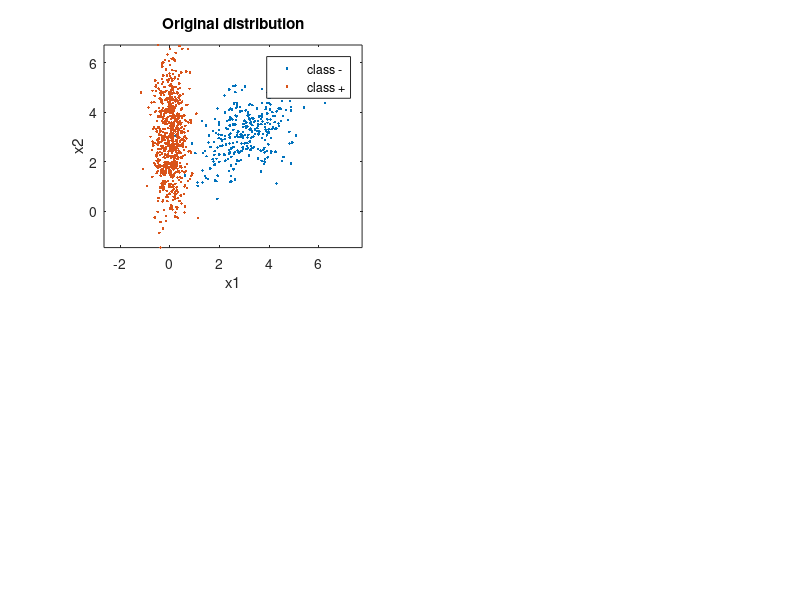

This chart was generated by the following MATLAB code: (Note: this script raises an error after producing the figure.)
clear all; close all; clc
% Gaussian Mixture Model Parameters
% Means:
mu(:,1) = [3, 3]; % Q-
mu(:,2) = [0, 3]; %  Q+

% Covariances:
Sigma(:,:,1) = [1 .4; .4 1]; % Q-
Sigma(:,:,2) = [0.1 0; 0 2]; % Q+

% Priors:
classPriors = [0.3 0.7]; % True Priors
classPriors1 = [0.3 0.7];
assert(max(cumsum(classPriors)) == 1, 'Priors do not equal 1');
thr = [0,cumsum(classPriors1)];

N = 999; % Number of Samples to take
% Generate samples from each class
figure(1),clf, colorList = 'rbg';
subplot(2,2,1);
u = rand(1,N);
for l = 1:2
    indices = find(thr(l)<=u & u<thr(l+1)); % fixed using classPriors1 adding a small term to last prior if u happens to be precisely 1, that sample will get omitted - needs to be fixed
    L(1,indices) = l*ones(1,length(indices));
    x(:,indices) = mvnrnd(mu(:,l),Sigma(:,:,l),length(indices))';
    plot(x(1,indices),x(2,indices),'.','MarkerFaceColor',colorList(l)); axis equal, hold on,
    axis('equal');   
end
legend('class -', 'class +');
title('Original distribution');
xlabel('x1'), ylabel('x2');
assert(isempty(find(L==0, 1)),'some values unclassified');
x(3,:) = L;
disp("Number Samples N = " + N);
disp("Class1: " + num2str(length(find(L==1))));
disp("Class2: " + num2str(length(find(L==2))));

mu1hat = mean(x(find(L==1))); S1hat = cov(x(find(L==1)));
mu2hat = mean(x(find(L==1))); S2hat = cov(x(find(L==1)));

% Sb = (mu1hat-mu2hat)*(mu1hat-mu2hat)';
% Sw = S1hat + S2hat;
Sb = (mu(:,1)-mu(:,2))*(mu(:,1)-mu(:,2))';
Sw = Sigma(:,:,1) + Sigma(:,:,2);

[V,D] = eig(inv(Sw)*Sb);
[~,ind] = sort(diag(D),'descend');
wLDA = V(:,ind(1)); % Fisher LDA projection vector

disp(wLDA)
yLDA = wLDA'*x(1:2,:); % All data projected on to the line spanned by wLDA
wLDA = sign(mean(yLDA(find(L==2)))-mean(yLDA(find(L==1))))*wLDA; % ensures class1 falls on the + side of the axis
yLDA = sign(mean(yLDA(find(L==2)))-mean(yLDA(find(L==1))))*yLDA; % flip yLDA accordingly
disp(wLDA)
% figure(2), clf,
% subplot(2,2,2);
% plot(yLDA(find(L==1)),zeros(1,length(find(L==1))),'o'), hold on,
% plot(yLDA(find(L==2)),zeros(1,length(find(L==2))),'+'), axis equal,
% legend('Class -','Class +'), 
% title('LDA projection of data and their true labels'),
% xlabel('x_1'), ylabel('x_2'), 
tau = 0;
decisionLDA = (yLDA >= -classPriors(1)/classPriors(2)); %classPriors(2)/classPriors(1)
decisionLDA = decisionLDA+1;

%Note: wLDA is w and classPriors(1)/classPriors(2) is b

ind00LDA = find(L==1 & decisionLDA==1);
ind01LDA = find(L==1 & decisionLDA==2);
ind10LDA = find(L==2 & decisionLDA==1);
ind11LDA = find(L==2 & decisionLDA==2);

disp((length(ind01LDA)+length(ind10LDA))/N);
% figure(3), clf,
% plot(yLDA(ind00),zeros(1,length(yLDA(ind00))),'og'), hold on,
% plot(yLDA(ind01),zeros(1,length(yLDA(ind01))),'or');
% plot(yLDA(ind11),zeros(1,length(yLDA(ind11))),'+g');
% plot(yLDA(ind10),zeros(1,length(yLDA(ind10))),'+r');
% legend('class - correct', 'class 0- incorrect', 'class + correct', 'class + incorrect')
% figure(4), clf,
subplot(2,2,2);
plot(x(1,ind00LDA),x(2,ind00LDA),'og'), hold on,
plot(x(1,ind11LDA),x(2,ind11LDA),'+g');
plot(x(1,ind01LDA),x(2,ind01LDA),'or');
plot(x(1,ind10LDA),x(2,ind10LDA),'+r');
title('Fisher LDA');
xlabel('x1'),ylabel('x2');
%hleg = legend('class - correct', 'class + correct', 'class - incorrect', 'class + incorrect');
%set(hleg,'fontsize',14)


%MAP 

lambda = [0 1;1 0]; % loss values
gamma = (lambda(2,1)-lambda(1,1))/(lambda(1,2)-lambda(2,2)) * classPriors(1)/classPriors(2); %threshold
discriminantScore = log(mvnpdf(x(1:2,:)',mu(:,2)',Sigma(:,:,2)))-log(mvnpdf(x(1:2,:)',mu(:,1)',Sigma(:,:,1)));% - log(gamma);
decision = (discriminantScore >= log(gamma));
decision = decision+1;

ind00MAP = find(decision'==1 & L==1); %p00 = length(ind00)/Nc(1); % probability of true negative
ind10MAP = find(decision'==2 & L==1); %p10 = length(ind10)/Nc(1); % probability of false positive
ind01MAP = find(decision'==1 & L==2); %p01 = length(ind01)/Nc(2); % probability of false negative
ind11MAP = find(decision'==2 & L==2); %p11 = length(ind11)/Nc(2); % probability of true positive
%p(error) = [p10,p01]*Nc'/N; % probability of error, empirically estimated

% figure(5), % class 0 circle, class 1 +, correct green, incorrect red
subplot(2,2,3);
plot(x(1,ind00MAP),x(2,ind00MAP),'og'); hold on,
plot(x(1,ind10MAP),x(2,ind10MAP),'or'); hold on,
plot(x(1,ind01MAP),x(2,ind01MAP),'+r'); hold on,
plot(x(1,ind11MAP),x(2,ind11MAP),'+g'); hold on,
title('MAP Classifier');
xlabel('x1'); ylabel('x2');
axis equal,

disp((length(ind01MAP)+length(ind10MAP))/N);

% Logarithmic classifier
% fun = @(w)for 1+exp(w(1)'*x(1:2,:)+w(2,1));
x(3,:) = 1;
w0 = [1 1 1];
%fun = @(w,x)sum(-classPriors(1)*log(1./(1+exp(w(1:2)*x(1:2,:)+w(3))))-classPriors(2)*log(1-1./(1+exp(w(1:2)*x(1:2,:)+w(3)))));
fun = @(w,x,L)sum( (-classPriors(L).*log(1./(1+exp(w*x)))) - ((1-classPriors(L)).*log(1-(1./(1+exp(w*x))))));
%fun = @(w,x)-sum(exp(w(1:2)*x(1:2,find(L==1))-w(3)))+sum(exp(w(1:2)*x(1:2,find(L==2))-w(3)));
f = @(w)fun(w,x,L);
w_l = fminsearch(f,w0);

logDscore = 1./(1+exp(w_l*x));
logDecision = (logDscore>=0.5);
logDecision = logDecision+1;

ind00log = find(logDecision==1 & L==1); %p00 = length(ind00)/Nc(1); % probability of true negative
ind10log = find(logDecision==2 & L==1); %p10 = length(ind10)/Nc(1); % probability of false positive
ind01log = find(logDecision==1 & L==2); %p01 = length(ind01)/Nc(2); % probability of false negative
ind11log = find(logDecision==2 & L==2); %p11 = length(ind11)/Nc(2); % probability of true positive

subplot(2,2,4);
plot(x(1,ind00log),x(2,ind00log),'og'); hold on,
plot(x(1,ind10log),x(2,ind10log),'or'); hold on,
plot(x(1,ind01log),x(2,ind01log),'+r'); hold on,
plot(x(1,ind11log),x(2,ind11log),'+g'); hold on,
title('Log Classifier');
xlabel('x1'); ylabel('x2');
axis equal,
